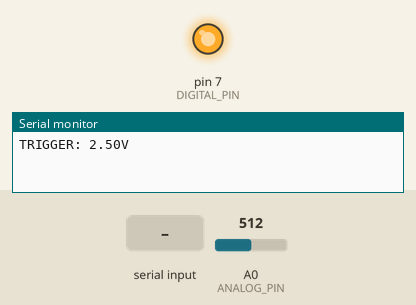
This sketch was run on a simulated Arduino Uno, built with avr-gcc and run on an emulated ATmega328P. On the bench: output pins drawn as LEDs (lit = HIGH), the last lines printed to the serial monitor. Inputs (shaded band) come from the test bench; at power-on: A0 (ANALOG_PIN) = 512.

Above: at 0.3 s.
At 1.2 s:
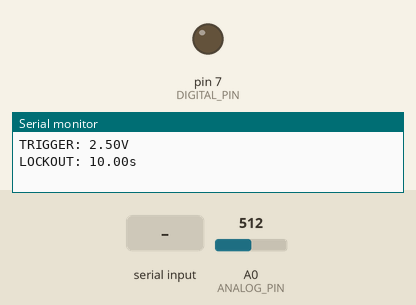
1.3 s: "?\n" received over Serial
2.8 s: "90,45,200,10\n" received over Serial
Timing chart, 0 to 5.8 s (numbered marks = the images above; inputs shaded):
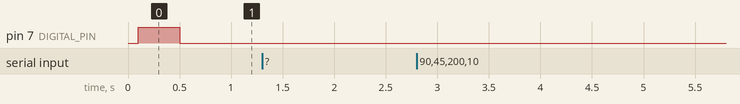

The sketch:

redboard_trigger.ino
```cpp
const int ANALOG_PIN = A0;
const int DIGITAL_PIN = 7;

// Operational parameters (default fallbacks)
unsigned long delayTime = 100;       // ms
unsigned long opTime = 400;          // ms
unsigned long lockoutDuration = 10000; // ms (10 seconds default)
float voltageThreshold = 2.5;

// State tracking variables
bool triggerLocked = false;
unsigned long lockStartTime = 0;

// Returns the current A0 voltage in volts (0.0 - 5.0 for a 10-bit ADC at 5V ref)
float readA0Voltage() {
  int rawValue = analogRead(ANALOG_PIN);
  return (rawValue * 5.0) / 1023.0;
}

void setup() {
  Serial.begin(9600);
  pinMode(DIGITAL_PIN, OUTPUT);
  digitalWrite(DIGITAL_PIN, LOW);
}

void loop() {
  // 1. Python configuration input (Parses 4 arguments separated by commas)
  if (Serial.available() > 0) {
    String input = Serial.readStringUntil('\n');
    input.trim();

    // On-demand A0 query -- lets the host poll the live voltage at any time,
    // including while the trigger is locked out.
    if (input == "?") {
      Serial.print("A0: ");
      Serial.print(readA0Voltage());
      Serial.print("V, locked=");
      Serial.println(triggerLocked ? 1 : 0);
    }
    else if (input.length() > 0) {
      int firstComma = input.indexOf(',');
      int secondComma = input.indexOf(',', firstComma + 1);
      int thirdComma = input.indexOf(',', secondComma + 1);

      if (firstComma != -1 && secondComma != -1 && thirdComma != -1) {
        String threshStr = input.substring(0, firstComma);
        String delayStr = input.substring(firstComma + 1, secondComma);
        String opStr = input.substring(secondComma + 1, thirdComma);
        String lockStr = input.substring(thirdComma + 1);

        voltageThreshold = threshStr.toFloat();
        delayTime = delayStr.toFloat() * 1000;
        opTime = opStr.toFloat() * 1000;
        lockoutDuration = lockStr.toFloat() * 1000; // Convert seconds to ms

        // Return verification status to Python
        Serial.print("UPDATED: Threshold=");
        Serial.print(voltageThreshold);
        Serial.print("V, Delay=");
        Serial.print(delayTime / 1000.0);
        Serial.print("s, OpTime=");
        Serial.print(opTime / 1000.0);
        Serial.print("s, Lockout=");
        Serial.print(lockoutDuration / 1000.0);
        Serial.println("s");
      }
    }
  }

  // 2. Read the voltage
  float currentVoltage = readA0Voltage();

  // 3. Trigger conditions
  if (currentVoltage > voltageThreshold && !triggerLocked) {
    triggerLocked = true;

    Serial.print("TRIGGER: ");
    Serial.print(currentVoltage);
    Serial.println("V");

    delay(delayTime);
    digitalWrite(DIGITAL_PIN, HIGH);
    delay(opTime);
    digitalWrite(DIGITAL_PIN, LOW);

    // Start the lockout clock only after the pulse has finished, so the full
    // lockoutDuration elapses before A0 is acted on again.
    lockStartTime = millis();

    Serial.print("LOCKOUT: ");
    Serial.print(lockoutDuration / 1000.0);
    Serial.println("s");
  }

  // 4. Timer-Based Reset Condition using the dynamic user input value
  if (triggerLocked && (millis() - lockStartTime >= lockoutDuration)) {
    triggerLocked = false;
    Serial.println("READY: monitoring A0");
  }
}
```
